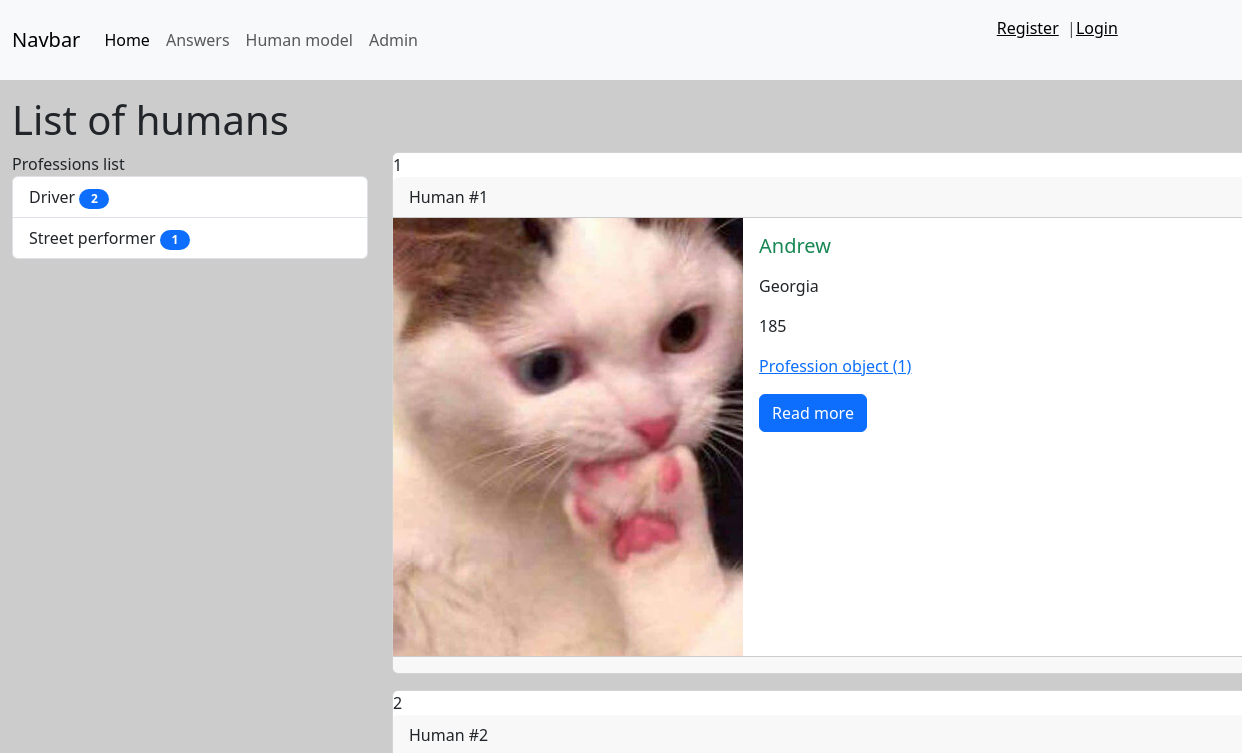
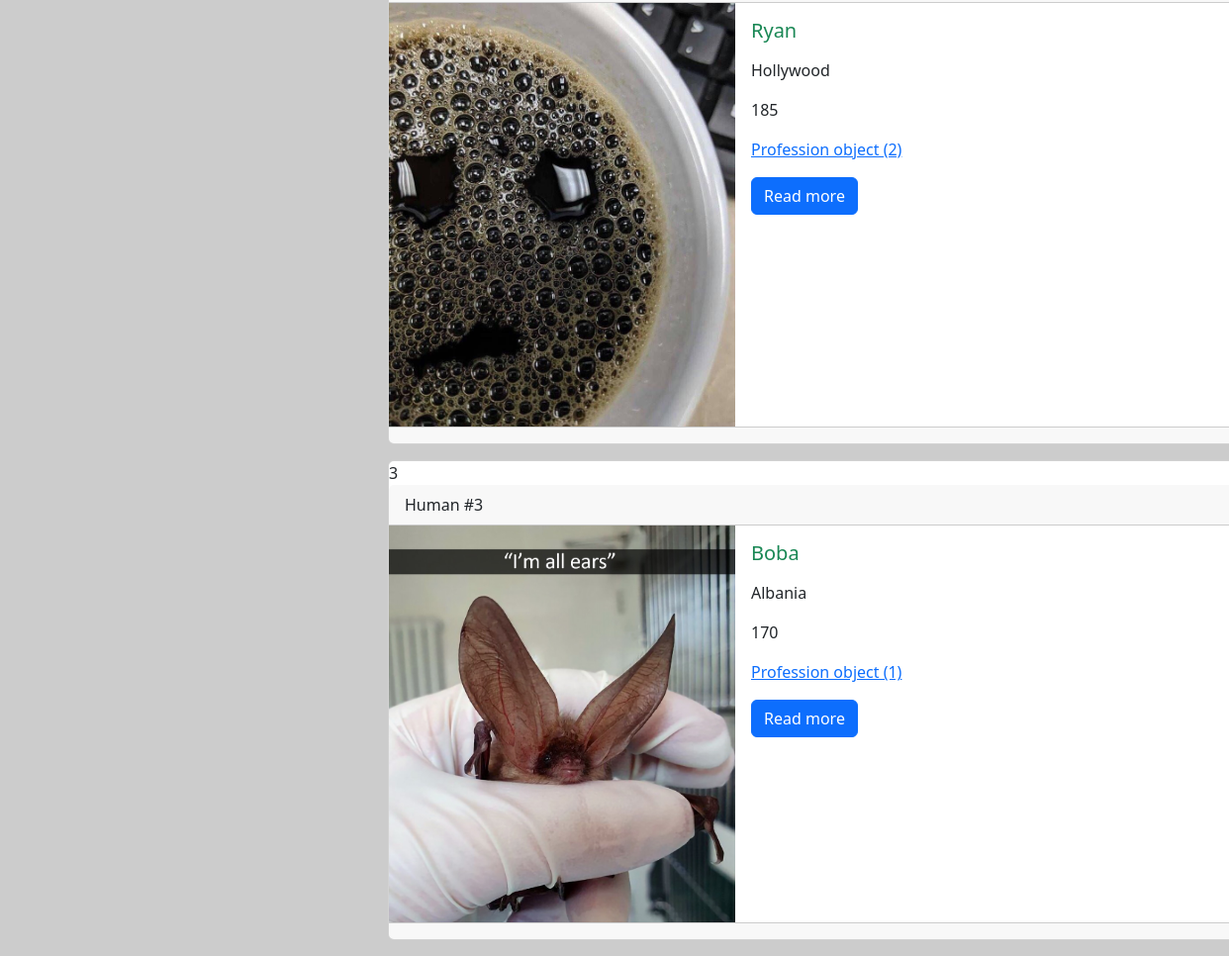
The app's page /answers/humans, older data (2 pictures, top to bottom).
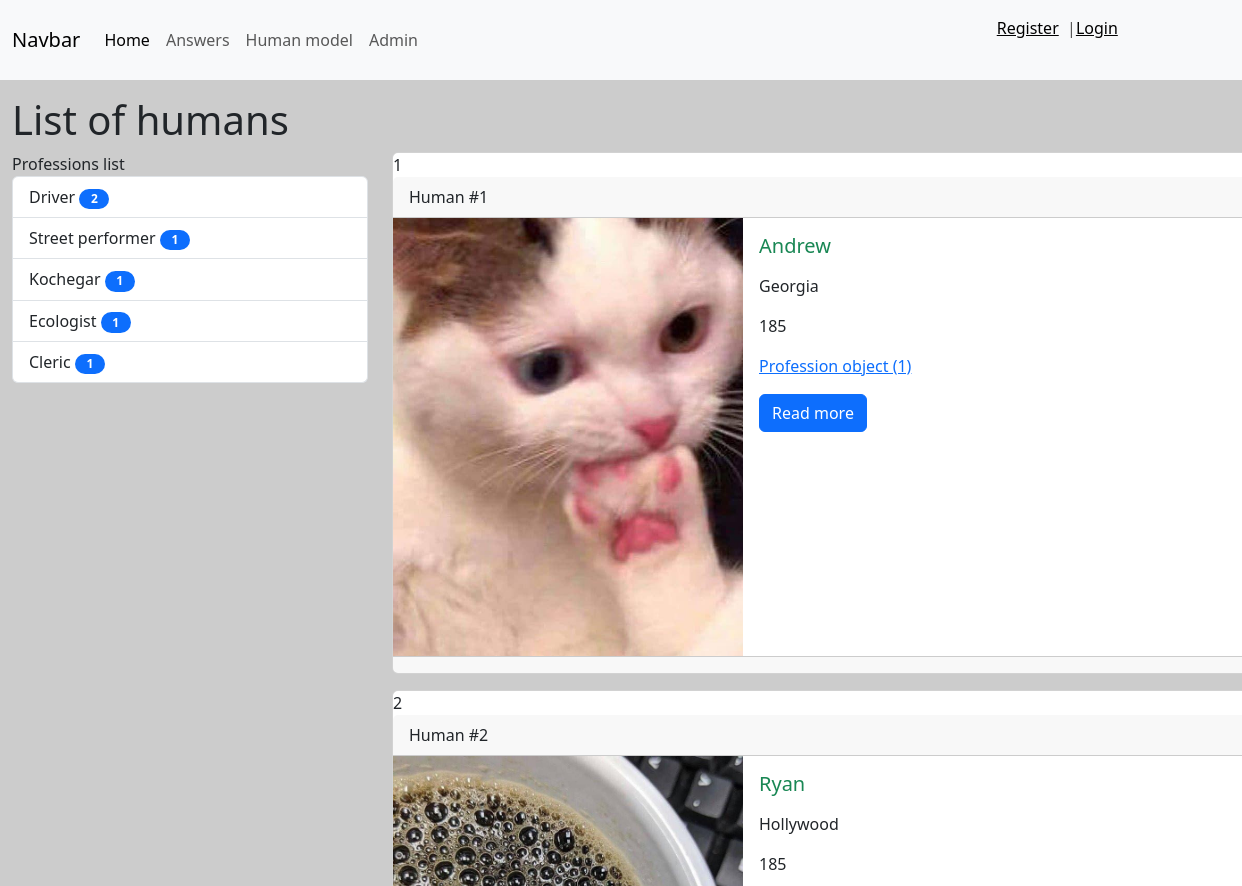
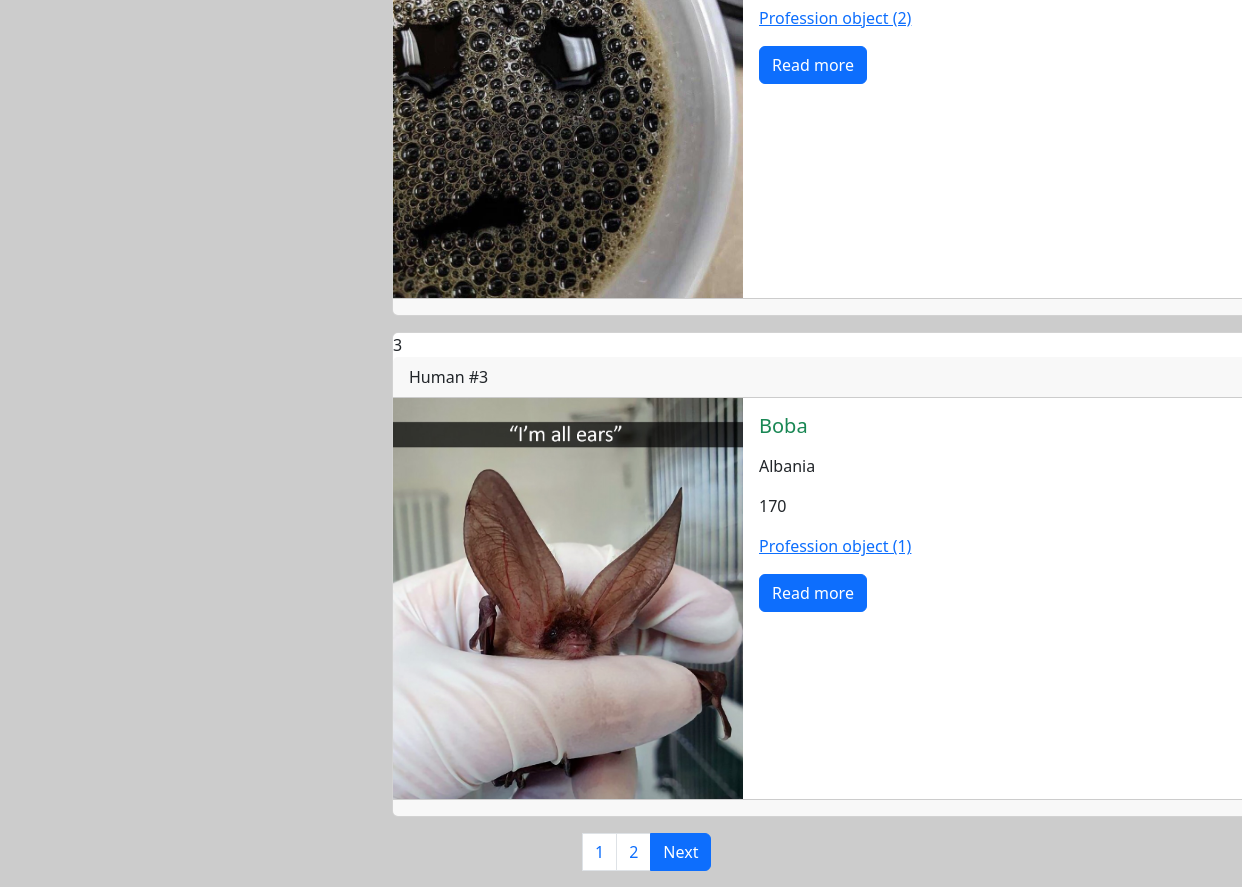
The same page, newer data (2 pictures, top to bottom).
### answers/models.py (models this page shows)
class Profession(models.Model):
    title = models.CharField(max_length=40)
    def get_absolute_url(self):
        return reverse_lazy('Profession', kwargs={'profession_id': self.pk})
    class Meta:
        verbose_name = 'Profession'
        verbose_name_plural = 'Professions'
        ordering = ['title']

class Human(models.Model):
    name = models.CharField(max_length=40)
    height = models.IntegerField(null=True)
    address = models.CharField(max_length=100)
    photo = models.ImageField(upload_to='media/%Y/%m/%d', null=True, blank=True, default='')
    profession = models.ForeignKey('Profession', on_delete=models.PROTECT, null=True, blank=True)
    def get_absolute_url(self):
        return reverse_lazy('View_human', kwargs={'pk': self.pk})
    class Meta:
        verbose_name = 'Human'
        verbose_name_plural = 'Humans'

### answers/views.py (the view)
# urls.py: path('humans', HumanList.as_view(), name='Human'),
class HumanList(ListView):
    model = Human
    context_object_name = 'human'
    template_name = 'answers/human.html'
    extra_context = {
        'title': 'Human'
    }
    paginate_by = 3
    def get_context_data(self, *, object_list=None, **kwargs):
        context = super().get_context_data(**kwargs)
        context['title'] = 'List of humans'
        return context
    def get_queryset(self):
        return Human.objects.all().select_related('profession')

### answers/templatetags/professions_tags.py (called while the page is built)
@register.simple_tag(name='get_list_professions')
def getProfessions():
    return Profession.objects.all()

@register.inclusion_tag('answers/list_professions.html')
def showProfessions(arg1='Professions', arg2='list'):
    professions = Profession.objects.annotate(cnt=Count('human')).filter(cnt__gt=0)
    return {
        'professions': professions, 'arg1': arg1, 'arg2': arg2,
    }

### answers/templates/answers/human.html
{% extends 'base.html' %}
{% block sidebar %}
{% include 'inc/_sidebarHM.html' %}
{% endblock %}
{% block content %}
{% for item in human %}
{% include 'inc/_human.html' %}
{% endfor %}
{% endblock %}

### answers/templates/answers/list_professions.html
{% load professions_tags  %}
<div class="list-group">
    {{ arg1 }} {{ arg2 }}
    {% for prof in professions %}
    <a href="{{ prof.get_absolute_url }}" class="list-group-item list-group-item-action">{{ prof.title }}
        <span class="badge bg-primary rounded-pill">{{ prof.cnt }}</span></a>
    {% endfor %}
</div>

### templates/inc/_human.html (shortened to what this page needs)
<div class="card mb-3">
    {{ forloop.counter }}
    <div class="card-header">
        Human #{{ item.id }}
    </div>
    <div class="media" style="display:flex">
        <div class="media-photo">
            {% if item.photo %}
            <img src="{{ item.photo.url }}" alt="Photo" class="mr-3" width="350">
            {% else %}
            <h6>no photo</h6>
            {% endif %}
        </div>
        <div class="media-body">
            <div class="card-body">
                <h5 class="card-title {% cycle 'text-success' 'text-danger' 'text-info' %}">{{ item.name }}</h5>
                {% autoescape off %}
                <p class="card-text">{{ item.address|truncatewords:60|linebreaks }}</p>
                <p class="card-text">{{ item.height|truncatewords:60|linebreaks }}</p>
                <p class="card-text"><a href="{{ item.profession.get_absolute_url }}">{{ item.profession }}</a></p>
                {% endautoescape%}
                <a href="{{ item.get_absolute_url }}" class="btn btn-primary">Read more</a>
            </div>
        </div>
    </div>
    <div class="card-footer text-body-secondary">
    </div>
</div>

Row changes from the older to the newer data that the page shows:
added Profession: title "Kochegar", cnt "1"
added Profession: title "Ecologist", cnt "1"
added Profession: title "Cleric", cnt "1"
Text that changed along with them:
new list line: "1"
new list line: "2"
text now shown: "Next"
